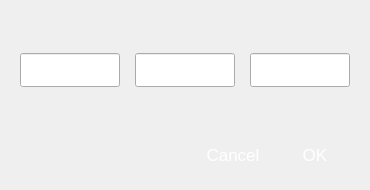
<?xml version="1.0" encoding="UTF-8"?>
<ui version="4.0">
 <class>timeSetup</class>
 <widget class="QDialog" name="timeSetup">
  <property name="geometry">
   <rect>
    <x>0</x>
    <y>0</y>
    <width>370</width>
    <height>190</height>
   </rect>
  </property>
  <property name="windowTitle">
   <string>Dialog</string>
  </property>
  <property name="styleSheet">
   <string notr="true">#timeSetup[pltdismode=&quot;indoor&quot;] #widget
{
	background-color:rgba(247, 247, 247, 1);
}

#timeSetup[pltdismode=&quot;outdoor&quot;] #widget
{
	background-color:rgba(247, 247, 247, 1);
}

#timeSetup[pltdismode=&quot;night&quot;] #widget
{
	background-image: url(:/bit/image/popup/bk-night.png);
}
QLineEdit
{
	font:75 18px &quot;Arial&quot;;
	padding-left:10px;
}

QPushButton
{
	border-style:flat;
}



</string>
  </property>
  <property name="pltdismode" stdset="0">
   <string>indoor</string>
  </property>
  <widget class="QWidget" name="widget" native="true">
   <property name="geometry">
    <rect>
     <x>0</x>
     <y>0</y>
     <width>370</width>
     <height>190</height>
    </rect>
   </property>
   <property name="styleSheet">
    <string notr="true"/>
   </property>
   <widget class="QPushButton" name="up_hour">
    <property name="geometry">
     <rect>
      <x>20</x>
      <y>15</y>
      <width>100</width>
      <height>34</height>
     </rect>
    </property>
    <property name="focusPolicy">
     <enum>Qt::NoFocus</enum>
    </property>
    <property name="styleSheet">
     <string notr="true">#timeSetup[pltdismode=&quot;indoor&quot;] QPushButton
{
	background-image: url(:/bit/image/popup/up.png);
}
#timeSetup[pltdismode=&quot;indoor&quot;] QPushButton:checked
{
	background-image: url(:/bit/image/popup/up.png);
}

#timeSetup[pltdismode=&quot;outdoor&quot;] QPushButton
{
	background-image: url(:/bit/image/popup/up.png);
}
#timeSetup[pltdismode=&quot;outdoor&quot;] QPushButton:checked
{
	background-image: url(:/bit/image/popup/up.png);
}

#timeSetup[pltdismode=&quot;night&quot;] QPushButton
{
	background-image: url(:/bit/image/popup/up-night.png);
}
#timeSetup[pltdismode=&quot;night&quot;] QPushButton:checked
{
	background-image: url(:/bit/image/popup/up-night.png);
}

</string>
    </property>
    <property name="text">
     <string/>
    </property>
   </widget>
   <widget class="QPushButton" name="up_minu">
    <property name="geometry">
     <rect>
      <x>135</x>
      <y>15</y>
      <width>100</width>
      <height>34</height>
     </rect>
    </property>
    <property name="focusPolicy">
     <enum>Qt::NoFocus</enum>
    </property>
    <property name="styleSheet">
     <string notr="true">#timeSetup[pltdismode=&quot;indoor&quot;] QPushButton
{
	background-image: url(:/bit/image/popup/up.png);
}
#timeSetup[pltdismode=&quot;indoor&quot;] QPushButton:checked
{
	background-image: url(:/bit/image/popup/up.png);
}

#timeSetup[pltdismode=&quot;outdoor&quot;] QPushButton
{
	background-image: url(:/bit/image/popup/up.png);
}
#timeSetup[pltdismode=&quot;outdoor&quot;] QPushButton:checked
{
	background-image: url(:/bit/image/popup/up.png);
}

#timeSetup[pltdismode=&quot;night&quot;] QPushButton
{
	background-image: url(:/bit/image/popup/up-night.png);
}
#timeSetup[pltdismode=&quot;night&quot;] QPushButton:checked
{
	background-image: url(:/bit/image/popup/up-night.png);
}

</string>
    </property>
    <property name="text">
     <string/>
    </property>
   </widget>
   <widget class="QPushButton" name="up_sec">
    <property name="geometry">
     <rect>
      <x>250</x>
      <y>15</y>
      <width>100</width>
      <height>34</height>
     </rect>
    </property>
    <property name="focusPolicy">
     <enum>Qt::NoFocus</enum>
    </property>
    <property name="styleSheet">
     <string notr="true">#timeSetup[pltdismode=&quot;indoor&quot;] QPushButton
{
	background-image: url(:/bit/image/popup/up.png);
}
#timeSetup[pltdismode=&quot;indoor&quot;] QPushButton:checked
{
	background-image: url(:/bit/image/popup/up.png);
}

#timeSetup[pltdismode=&quot;outdoor&quot;] QPushButton
{
	background-image: url(:/bit/image/popup/up.png);
}
#timeSetup[pltdismode=&quot;outdoor&quot;] QPushButton:checked
{
	background-image: url(:/bit/image/popup/up.png);
}

#timeSetup[pltdismode=&quot;night&quot;] QPushButton
{
	background-image: url(:/bit/image/popup/up-night.png);
}
#timeSetup[pltdismode=&quot;night&quot;] QPushButton:checked
{
	background-image: url(:/bit/image/popup/up-night.png);
}

</string>
    </property>
    <property name="text">
     <string/>
    </property>
   </widget>
   <widget class="QPushButton" name="down_hour">
    <property name="geometry">
     <rect>
      <x>20</x>
      <y>91</y>
      <width>100</width>
      <height>34</height>
     </rect>
    </property>
    <property name="focusPolicy">
     <enum>Qt::NoFocus</enum>
    </property>
    <property name="styleSheet">
     <string notr="true">#timeSetup[pltdismode=&quot;indoor&quot;] QPushButton
{
	background-image: url(:/bit/image/popup/down.png);
}
#timeSetup[pltdismode=&quot;indoor&quot;] QPushButton:checked
{
	background-image: url(:/bit/image/popup/down.png);
}

#timeSetup[pltdismode=&quot;outdoor&quot;] QPushButton
{
	background-image: url(:/bit/image/popup/down.png);
}
#timeSetup[pltdismode=&quot;outdoor&quot;] QPushButton:checked
{
	background-image: url(:/bit/image/popup/down.png);
}

#timeSetup[pltdismode=&quot;night&quot;] QPushButton
{
	background-image: url(:/bit/image/popup/down-night.png);
}
#timeSetup[pltdismode=&quot;night&quot;] QPushButton:checked
{
	background-image: url(:/bit/image/popup/down-night.png);
}

</string>
    </property>
    <property name="text">
     <string/>
    </property>
   </widget>
   <widget class="QPushButton" name="down_minu">
    <property name="geometry">
     <rect>
      <x>135</x>
      <y>91</y>
      <width>100</width>
      <height>34</height>
     </rect>
    </property>
    <property name="focusPolicy">
     <enum>Qt::NoFocus</enum>
    </property>
    <property name="styleSheet">
     <string notr="true">#timeSetup[pltdismode=&quot;indoor&quot;] QPushButton
{
	background-image: url(:/bit/image/popup/down.png);
}
#timeSetup[pltdismode=&quot;indoor&quot;] QPushButton:checked
{
	background-image: url(:/bit/image/popup/down.png);
}

#timeSetup[pltdismode=&quot;outdoor&quot;] QPushButton
{
	background-image: url(:/bit/image/popup/down.png);
}
#timeSetup[pltdismode=&quot;outdoor&quot;] QPushButton:checked
{
	background-image: url(:/bit/image/popup/down.png);
}

#timeSetup[pltdismode=&quot;night&quot;] QPushButton
{
	background-image: url(:/bit/image/popup/down-night.png);
}
#timeSetup[pltdismode=&quot;night&quot;] QPushButton:checked
{
	background-image: url(:/bit/image/popup/down-night.png);
}

</string>
    </property>
    <property name="text">
     <string/>
    </property>
   </widget>
   <widget class="QPushButton" name="down_sec">
    <property name="geometry">
     <rect>
      <x>250</x>
      <y>91</y>
      <width>100</width>
      <height>34</height>
     </rect>
    </property>
    <property name="focusPolicy">
     <enum>Qt::NoFocus</enum>
    </property>
    <property name="styleSheet">
     <string notr="true">#timeSetup[pltdismode=&quot;indoor&quot;] QPushButton
{
	background-image: url(:/bit/image/popup/down.png);
}
#timeSetup[pltdismode=&quot;indoor&quot;] QPushButton:checked
{
	background-image: url(:/bit/image/popup/down.png);
}

#timeSetup[pltdismode=&quot;outdoor&quot;] QPushButton
{
	background-image: url(:/bit/image/popup/down.png);
}
#timeSetup[pltdismode=&quot;outdoor&quot;] QPushButton:checked
{
	background-image: url(:/bit/image/popup/down.png);
}

#timeSetup[pltdismode=&quot;night&quot;] QPushButton
{
	background-image: url(:/bit/image/popup/down-night.png);
}
#timeSetup[pltdismode=&quot;night&quot;] QPushButton:checked
{
	background-image: url(:/bit/image/popup/down-night.png);
}

</string>
    </property>
    <property name="text">
     <string/>
    </property>
   </widget>
   <widget class="QLineEdit" name="Edit_hour">
    <property name="geometry">
     <rect>
      <x>20</x>
      <y>53</y>
      <width>100</width>
      <height>34</height>
     </rect>
    </property>
    <property name="styleSheet">
     <string notr="true">#timeSetup[pltdismode=&quot;indoor&quot;] QLineEdit
{
	border-style:flat;
	background-image: url(:/bit/image/popup/input-box.png);
}
#timeSetup[pltdismode=&quot;outdoor&quot;] QLineEdit
{
	border-style:flat;
	background-image: url(:/bit/image/popup/input-box.png);
}
#timeSetup[pltdismode=&quot;night&quot;] QLineEdit
{
	color:rgba(3, 39, 62, 1);
	border-style:flat;
	background-image: url(:/bit/image/popup/input-box-night.png);
}


</string>
    </property>
   </widget>
   <widget class="QLineEdit" name="Edit_minu">
    <property name="geometry">
     <rect>
      <x>135</x>
      <y>53</y>
      <width>100</width>
      <height>34</height>
     </rect>
    </property>
    <property name="styleSheet">
     <string notr="true">#timeSetup[pltdismode=&quot;indoor&quot;] QLineEdit
{
	border-style:flat;
	background-image: url(:/bit/image/popup/input-box.png);
}
#timeSetup[pltdismode=&quot;outdoor&quot;] QLineEdit
{
	border-style:flat;
	background-image: url(:/bit/image/popup/input-box.png);
}
#timeSetup[pltdismode=&quot;night&quot;] QLineEdit
{
	color:rgba(3, 39, 62, 1);
	border-style:flat;
	background-image: url(:/bit/image/popup/input-box-night.png);
}


</string>
    </property>
   </widget>
   <widget class="QLineEdit" name="edit_sec">
    <property name="geometry">
     <rect>
      <x>250</x>
      <y>53</y>
      <width>100</width>
      <height>34</height>
     </rect>
    </property>
    <property name="styleSheet">
     <string notr="true">#timeSetup[pltdismode=&quot;indoor&quot;] QLineEdit
{
	border-style:flat;
	background-image: url(:/bit/image/popup/input-box.png);
}
#timeSetup[pltdismode=&quot;outdoor&quot;] QLineEdit
{
	border-style:flat;
	background-image: url(:/bit/image/popup/input-box.png);
}
#timeSetup[pltdismode=&quot;night&quot;] QLineEdit
{
	color:rgba(3, 39, 62, 1);
	border-style:flat;
	background-image: url(:/bit/image/popup/input-box-night.png);
}


</string>
    </property>
   </widget>
   <widget class="QPushButton" name="pb_cancel">
    <property name="geometry">
     <rect>
      <x>193</x>
      <y>140</y>
      <width>80</width>
      <height>30</height>
     </rect>
    </property>
    <property name="font">
     <font>
      <family>Arial</family>
      <pointsize>13</pointsize>
     </font>
    </property>
    <property name="focusPolicy">
     <enum>Qt::NoFocus</enum>
    </property>
    <property name="styleSheet">
     <string notr="true">#timeSetup[pltdismode=&quot;indoor&quot;] QPushButton
{
	background-image: url(:/bit/image/btn_cancel_w80_nor.png);
}
#timeSetup[pltdismode=&quot;indoor&quot;] QPushButton:checked
{
	background-image: url(:/bit/image/btn_cancel_w80_click.png);
}

#timeSetup[pltdismode=&quot;outdoor&quot;] QPushButton
{
	background-image: url(:/bit/image/btn_cancel_w80_nor.png);
}
#timeSetup[pltdismode=&quot;outdoor&quot;] QPushButton:checked
{
	background-image: url(:/bit/image/btn_cancel_w80_click.png);
}

#timeSetup[pltdismode=&quot;night&quot;] QPushButton
{
	background-image: url(:/bit/image/cancel-normal_night.png);
}
#timeSetup[pltdismode=&quot;night&quot;] QPushButton:checked
{
	background-image: url(:/bit/image/cancel-click_night.png);
}
QPushButton{padding-left:0px;text-align:center;
color: rgb(255, 255, 255);
}</string>
    </property>
    <property name="text">
     <string>Cancel</string>
    </property>
   </widget>
   <widget class="QPushButton" name="pb_ok">
    <property name="geometry">
     <rect>
      <x>275</x>
      <y>140</y>
      <width>80</width>
      <height>30</height>
     </rect>
    </property>
    <property name="font">
     <font>
      <family>Arial</family>
      <pointsize>13</pointsize>
     </font>
    </property>
    <property name="focusPolicy">
     <enum>Qt::NoFocus</enum>
    </property>
    <property name="styleSheet">
     <string notr="true">#timeSetup[pltdismode=&quot;indoor&quot;] QPushButton
{
	background-image:url(:/bit/image/btn_ok_w80_nor.png);
}
#timeSetup[pltdismode=&quot;indoor&quot;] QPushButton:checked
{
	background-image: url(:/bit/image/btn_ok_w80_click.png);
}

#timeSetup[pltdismode=&quot;outdoor&quot;] QPushButton
{
	background-image:url(:/bit/image/btn_ok_w80_nor.png);
}
#timeSetup[pltdismode=&quot;outdoor&quot;] QPushButton:checked
{
	background-image: url(:/bit/image/btn_ok_w80_click.png);
}

#timeSetup[pltdismode=&quot;night&quot;] QPushButton
{
	background-image: url(:/bit/image/oK-normal_night.png);
}
#timeSetup[pltdismode=&quot;night&quot;] QPushButton:checked
{
	background-image: url(:/bit/image/oK-click_night.png);
}

QPushButton{padding-left:0px;text-align:center;
color: rgb(255, 255, 255);
}</string>
    </property>
    <property name="text">
     <string>OK</string>
    </property>
   </widget>
  </widget>
 </widget>
 <resources/>
 <connections/>
</ui>
